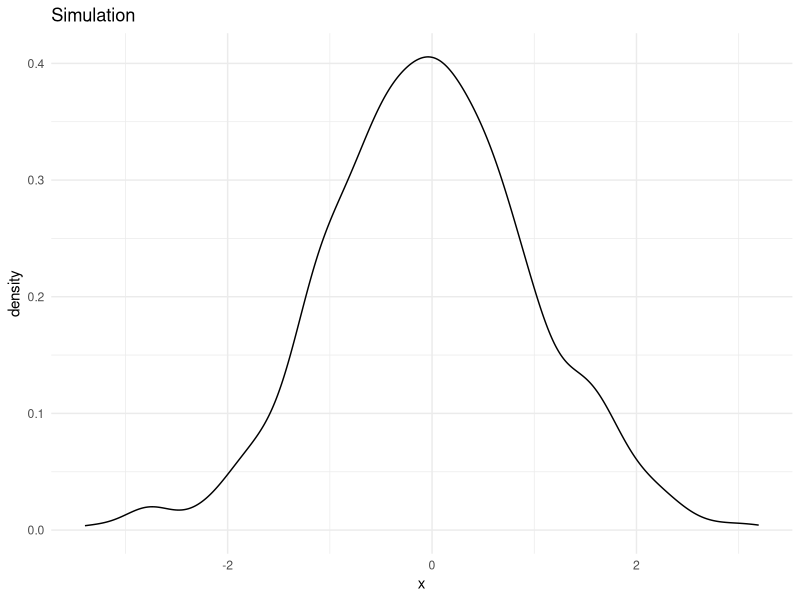

Reproduce this figure in R.
set.seed(1234)
x <- rnorm(1000)

library(ggplot2)

x <- as.data.frame(x)

ggplot(x, aes(x=x)) + 
  geom_density() +
  theme_minimal() +
  labs(title="Simulation")
